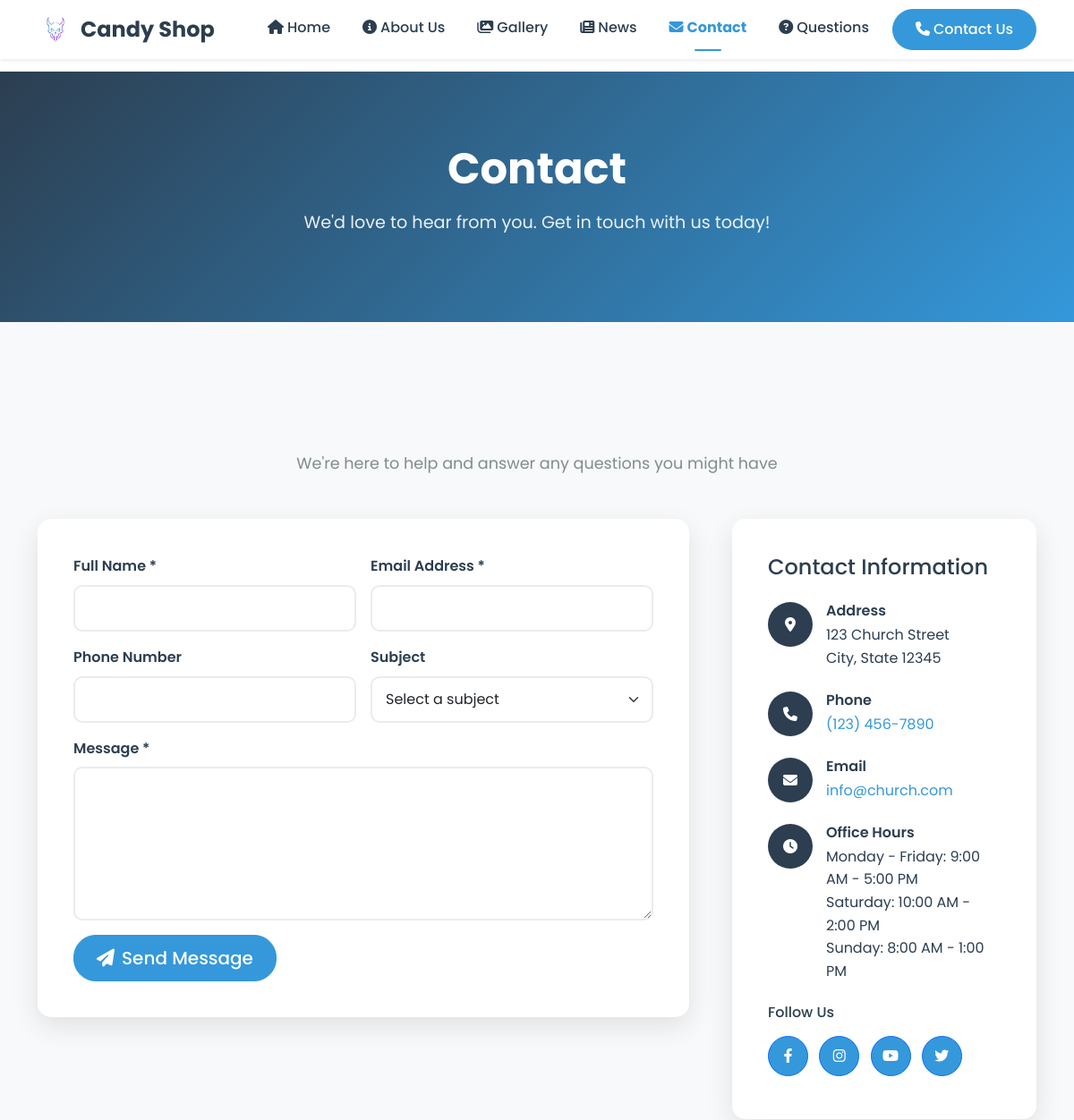
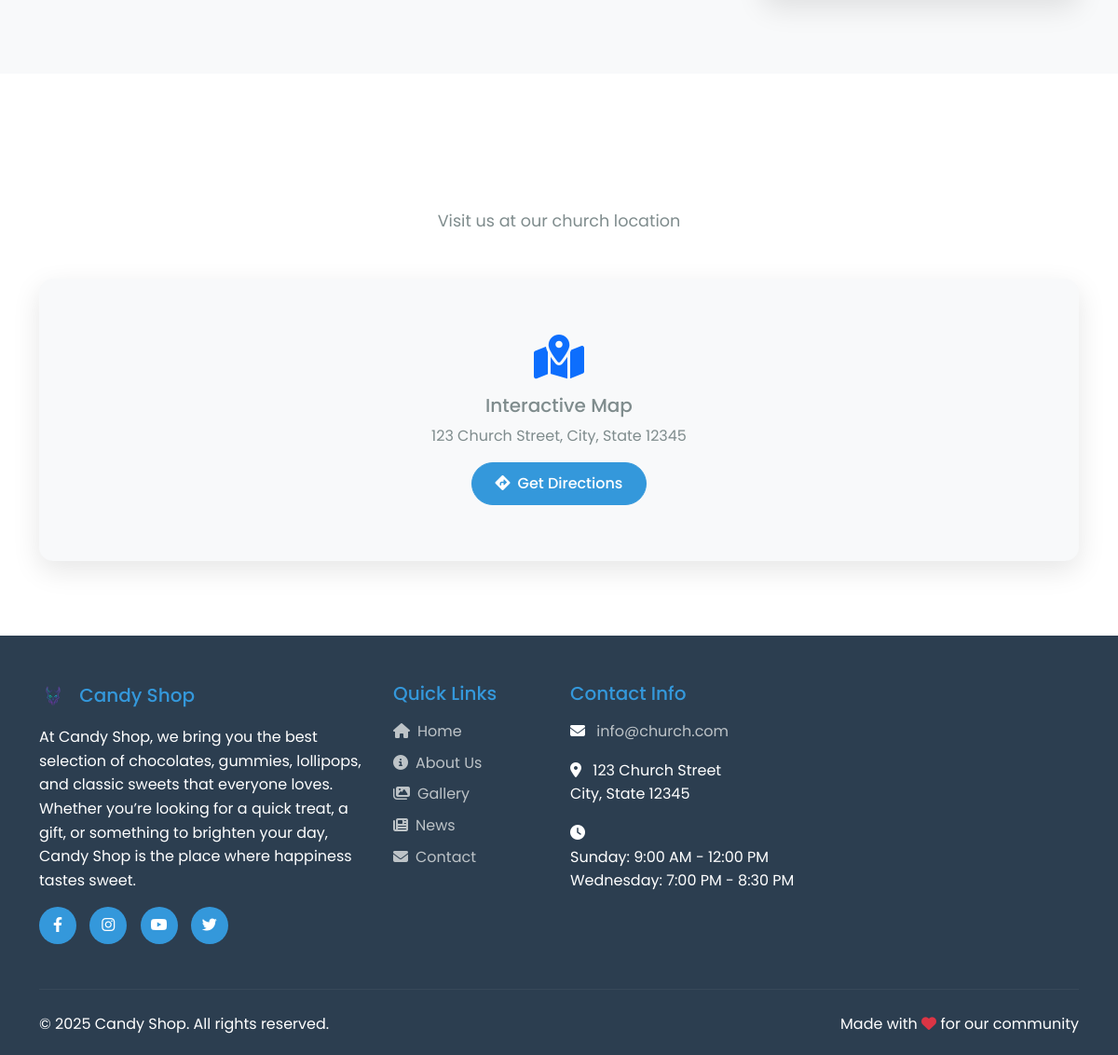
The page /contact.php on the database its author committed (2 pictures, top to bottom).
### tables this page shows
CREATE TABLE `general_elements` (
  `id` int(11) NOT NULL,
  `ClientID` int(11) NOT NULL,
  `client_name` varchar(255) NOT NULL,
  `phone` varchar(12) NOT NULL,
  `facebook` varchar(255) DEFAULT NULL,
  `icon` varchar(3000) NOT NULL,
  `background_img1` varchar(255) DEFAULT NULL,
  `background_img2` varchar(255) DEFAULT NULL,
  `background_img3` varchar(255) DEFAULT NULL,
  `description` text DEFAULT NULL,
  `title_page2` varchar(255) DEFAULT NULL,
  `title_page3` varchar(255) DEFAULT NULL
);

CREATE TABLE `pages` (
  `id` int(11) NOT NULL,
  `pageName` varchar(200) NOT NULL
);

### contact.php (the view, shortened to what the rows shown need)
<?php require('components/head.inc.php'); ?>
<?php include('components/navbar.inc.php'); ?>
<?php
$page_query = "SELECT * FROM pages WHERE id = 4";
$page_result = $conn->query($page_query);
$page_data = $page_result->fetch_assoc();
?>
<section class="page-header">
    <div class="container">
        <h1><?php echo isset($page_data['pageName']) ? htmlspecialchars($page_data['pageName']) : 'Contact Us'; ?></h1>
        <p>We'd love to hear from you. Get in touch with us today!</p>
    </div>
</section>
<?php require('components/footer.inc.php'); ?>

### components/navbar.inc.php (shortened to what the rows shown need)
<nav class="navbar navbar-expand-lg navbar-light bg-white shadow-sm fixed-top">
    <div class="container">
        <a class="navbar-brand d-flex align-items-center" href="index.php">
            <?php if(isset($general_data['icon']) && !empty($general_data['icon'])): ?>
                <img src="church/uploads/<?php echo htmlspecialchars($general_data['icon']); ?>" alt="Logo" height="40" class="me-2">
            <?php else: ?>
                <i class="fas fa-church me-2 text-primary"></i>
            <?php endif; ?>
            <?php echo isset($general_data['client_name']) ? htmlspecialchars($general_data['client_name']) : 'Church'; ?>
        </a>
        <div class="collapse navbar-collapse" id="navbarNav">
            <ul class="navbar-nav ms-auto">
            </ul>
        </div>
    </div>
</nav>

### components/footer.inc.php (shortened to what the rows shown need)
<footer class="footer">
    <div class="container">
        <div class="row">
            <div class="col-lg-4 col-md-6 mb-4">
                <h5>
                    <?php if(isset($general_data['icon']) && !empty($general_data['icon'])): ?>
                        <img src="church/uploads/<?php echo htmlspecialchars($general_data['icon']); ?>" alt="Logo" height="30" class="me-2">
                    <?php else: ?>
                        <i class="fas fa-church me-2"></i>
                    <?php endif; ?>
                    <?php echo isset($general_data['client_name']) ? htmlspecialchars($general_data['client_name']) : 'Church'; ?>
                </h5>
                <p class="mb-3">
                    <?php echo isset($general_data['description']) ? htmlspecialchars($general_data['description']) : 'Welcome to our church community. We are dedicated to serving God and our community with love, faith, and compassion.'; ?>
                </p>
                <div class="social-links">
                    <?php if(isset($general_data['facebook']) && !empty($general_data['facebook'])): ?>
                        <a href="<?php echo htmlspecialchars($general_data['facebook']); ?>" target="_blank" title="Facebook">
                        </a>
                    <?php endif; ?>
                    <a href="#" title="Instagram">
                    </a>
                    <a href="#" title="YouTube">
                    </a>
                    <a href="#" title="Twitter">
                    </a>
                </div>
            </div>
        </div>
        <div class="row align-items-center">
            <div class="col-md-6">
                <p class="mb-0">
                    &copy; <?php echo date('Y'); ?> <?php echo isset($general_data['client_name']) ? htmlspecialchars($general_data['client_name']) : 'Church'; ?>. All rights reserved.
                </p>
            </div>
        </div>
    </div>
</footer>
</body>
</html>

### rows shown on the page
general_elements: icon (picture), client_name "Candy Shop", description "At Candy Shop, we bring you the best selection of chocolates, gummies, lollipops, and classic sweets that everyone loves. Whether you’re looking for a quick treat, a gift, or something to brighten your day, Candy Shop is the place where happiness tastes sweet."
pages: pageName "Contact"
